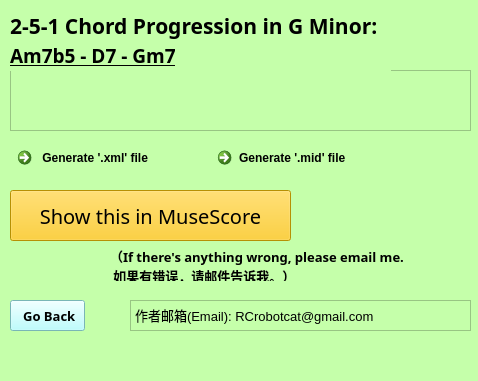
<?xml version="1.0" encoding="UTF-8"?>
<ui version="4.0">
 <class>GMin</class>
 <widget class="QMainWindow" name="GMin">
  <property name="geometry">
   <rect>
    <x>0</x>
    <y>0</y>
    <width>478</width>
    <height>381</height>
   </rect>
  </property>
  <property name="windowTitle">
   <string>MainWindow</string>
  </property>
  <property name="styleSheet">
   <string notr="true">background-color: rgb(197, 255, 170)</string>
  </property>
  <widget class="QWidget" name="centralwidget">
   <widget class="QPushButton" name="BackButton">
    <property name="geometry">
     <rect>
      <x>10</x>
      <y>300</y>
      <width>75</width>
      <height>31</height>
     </rect>
    </property>
    <property name="font">
     <font>
      <family>Microsoft JhengHei</family>
      <pointsize>10</pointsize>
      <bold>true</bold>
     </font>
    </property>
    <property name="styleSheet">
     <string notr="true">QPushButton
{
    /*背景颜色*/  
    background-color: rgb(170, 255, 255);   
    color:black;
      
}
QPushButton:pressed
{
    
    /*按下时字向右移动4像素*/  
    padding-left:4px;
    /*按下时字向下移动4像素*/  
    padding-top:4px;
}</string>
    </property>
    <property name="text">
     <string> Go Back</string>
    </property>
   </widget>
   <widget class="QCommandLinkButton" name="generate_mid">
    <property name="geometry">
     <rect>
      <x>210</x>
      <y>140</y>
      <width>181</width>
      <height>41</height>
     </rect>
    </property>
    <property name="styleSheet">
     <string notr="true">QCommandLinkButton
{
    /*背景颜色*/  
    background-color: rgb(211, 207, 255);   
    color:black;
      
}
QCommandLinkButton:pressed
{
    
    /*按下时字向右移动4像素*/  
    padding-left:4px;
    /*按下时字向下移动4像素*/  
    padding-top:4px;
}</string>
    </property>
    <property name="text">
     <string>Generate '.mid' file</string>
    </property>
   </widget>
   <widget class="QCommandLinkButton" name="generate_xml">
    <property name="geometry">
     <rect>
      <x>10</x>
      <y>140</y>
      <width>181</width>
      <height>41</height>
     </rect>
    </property>
    <property name="styleSheet">
     <string notr="true">QCommandLinkButton
{
    /*背景颜色*/  
    background-color: rgb(211, 207, 255);   
    color:black;
      
}
QCommandLinkButton:pressed
{
    
    /*按下时字向右移动4像素*/  
    padding-left:4px;
    /*按下时字向下移动4像素*/  
    padding-top:4px;
}</string>
    </property>
    <property name="text">
     <string> Generate '.xml' file</string>
    </property>
   </widget>
   <widget class="QPushButton" name="showInMuseScore">
    <property name="geometry">
     <rect>
      <x>10</x>
      <y>190</y>
      <width>281</width>
      <height>51</height>
     </rect>
    </property>
    <property name="font">
     <font>
      <family>Eras Bold ITC</family>
      <pointsize>15</pointsize>
     </font>
    </property>
    <property name="styleSheet">
     <string notr="true">QPushButton
{
    /*背景颜色*/  
    background-color: rgb(255, 201, 6);   
    color:black;
      
}
QPushButton:pressed
{
    
    /*按下时字向右移动4像素*/  
    padding-left:4px;
    /*按下时字向下移动4像素*/  
    padding-top:4px;
}</string>
    </property>
    <property name="text">
     <string>Show this in MuseScore</string>
    </property>
   </widget>
   <widget class="QListView" name="listView">
    <property name="geometry">
     <rect>
      <x>10</x>
      <y>70</y>
      <width>461</width>
      <height>61</height>
     </rect>
    </property>
    <property name="styleSheet">
     <string notr="true">border-image: url(:/Gminor.png);</string>
    </property>
   </widget>
   <widget class="QTextBrowser" name="textBrowser">
    <property name="geometry">
     <rect>
      <x>130</x>
      <y>300</y>
      <width>341</width>
      <height>31</height>
     </rect>
    </property>
    <property name="html">
     <string>&lt;!DOCTYPE HTML PUBLIC &quot;-//W3C//DTD HTML 4.0//EN&quot; &quot;http://www.w3.org/TR/REC-html40/strict.dtd&quot;&gt;
&lt;html&gt;&lt;head&gt;&lt;meta name=&quot;qrichtext&quot; content=&quot;1&quot; /&gt;&lt;meta charset=&quot;utf-8&quot; /&gt;&lt;style type=&quot;text/css&quot;&gt;
p, li { white-space: pre-wrap; }
hr { height: 1px; border-width: 0; }
li.unchecked::marker { content: &quot;\2610&quot;; }
li.checked::marker { content: &quot;\2612&quot;; }
&lt;/style&gt;&lt;/head&gt;&lt;body style=&quot; font-family:'Microsoft YaHei UI'; font-size:9pt; font-weight:400; font-style:normal;&quot;&gt;
&lt;p style=&quot; margin-top:0px; margin-bottom:0px; margin-left:0px; margin-right:0px; -qt-block-indent:0; text-indent:0px;&quot;&gt;&lt;span style=&quot; font-size:10pt;&quot;&gt;作者邮箱(Email): RCrobotcat@gmail.com&lt;/span&gt;&lt;/p&gt;&lt;/body&gt;&lt;/html&gt;</string>
    </property>
   </widget>
   <widget class="QLabel" name="major_keys_2">
    <property name="geometry">
     <rect>
      <x>10</x>
      <y>40</y>
      <width>381</width>
      <height>31</height>
     </rect>
    </property>
    <property name="font">
     <font>
      <family>Ink Free</family>
      <pointsize>14</pointsize>
      <italic>false</italic>
      <bold>true</bold>
      <underline>true</underline>
     </font>
    </property>
    <property name="text">
     <string>Am7b5 - D7 - Gm7</string>
    </property>
   </widget>
   <widget class="QLabel" name="major_keys">
    <property name="geometry">
     <rect>
      <x>10</x>
      <y>10</y>
      <width>381</width>
      <height>31</height>
     </rect>
    </property>
    <property name="font">
     <font>
      <family>Baskerville Old Face</family>
      <pointsize>16</pointsize>
      <italic>false</italic>
      <bold>true</bold>
      <underline>false</underline>
     </font>
    </property>
    <property name="text">
     <string>2-5-1 Chord Progression in G Minor: </string>
    </property>
   </widget>
   <widget class="QLabel" name="label">
    <property name="geometry">
     <rect>
      <x>110</x>
      <y>250</y>
      <width>361</width>
      <height>31</height>
     </rect>
    </property>
    <property name="font">
     <font>
      <family>新宋体</family>
      <pointsize>10</pointsize>
      <bold>true</bold>
     </font>
    </property>
    <property name="text">
     <string>（If there's anything wrong, please email me.
 如果有错误，请邮件告诉我。）</string>
    </property>
   </widget>
  </widget>
  <widget class="QMenuBar" name="menubar">
   <property name="geometry">
    <rect>
     <x>0</x>
     <y>0</y>
     <width>478</width>
     <height>22</height>
    </rect>
   </property>
  </widget>
  <widget class="QStatusBar" name="statusbar"/>
 </widget>
 <resources>
  <include location="251pic/Gmin.qrc"/>
 </resources>
 <connections/>
</ui>
